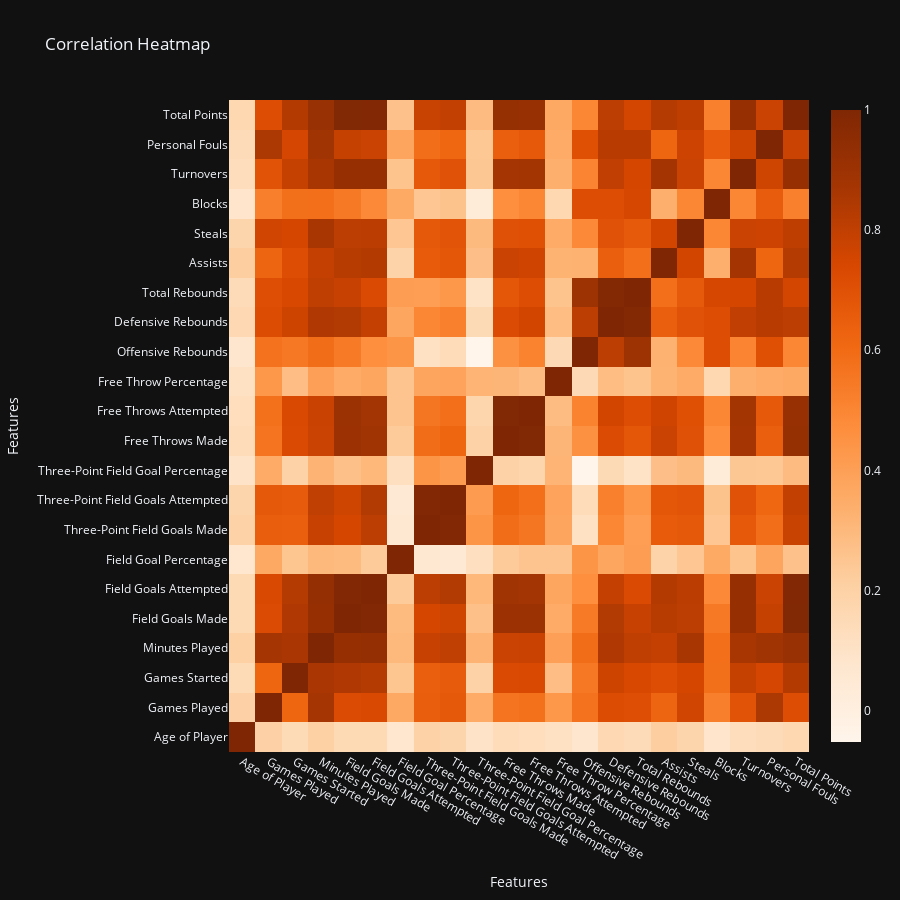

Notebook source saved alongside this figure:
### Markdown cell above
## 1. Analyse des Statistiques Individuelles

### Code cell
import pandas as pd
import plotly.graph_objects as go

df = players_stats_2023_24

# Création d'un dictionnaire pour mapper les abréviations aux noms complets
column_names = {
    'PLAYER_AGE': 'Age of Player',
    'GP': 'Games Played',
    'GS': 'Games Started',
    'MIN': 'Minutes Played',
    'FGM': 'Field Goals Made',
    'FGA': 'Field Goals Attempted',
    'FG_PCT': 'Field Goal Percentage',
    'FG3M': 'Three-Point Field Goals Made',
    'FG3A': 'Three-Point Field Goals Attempted',
    'FG3_PCT': 'Three-Point Field Goal Percentage',
    'FTM': 'Free Throws Made',
    'FTA': 'Free Throws Attempted',
    'FT_PCT': 'Free Throw Percentage',
    'OREB': 'Offensive Rebounds',
    'DREB': 'Defensive Rebounds',
    'REB': 'Total Rebounds',
    'AST': 'Assists',
    'STL': 'Steals',
    'BLK': 'Blocks',
    'TOV': 'Turnovers',
    'PF': 'Personal Fouls',
    'PTS': 'Total Points'
}

# Renommer les colonnes dans le DataFrame
df = df.rename(columns=column_names)

# Sélectionner uniquement les colonnes renommées pour la matrice de corrélation
numeric_df = df[list(column_names.values())]

# Calculer la matrice de corrélation
correlation_matrix = numeric_df.corr()

# Créer la heatmap avec Plotly
fig = go.Figure(data=go.Heatmap(
    z=correlation_matrix.values,
    x=correlation_matrix.columns,
    y=correlation_matrix.index,
    colorscale='Oranges',
))

# Mise à jour de la disposition de la figure
fig.update_layout(
    title='Correlation Heatmap',
    xaxis_nticks=36,
    yaxis_nticks=36,
    xaxis_title='Features',
    yaxis_title='Features',
    height=900,
    width=900,
    template='plotly_dark'
)

# Afficher la figure
fig.show()

### Figure 1 — Plotly figure (JSON) as saved in the notebook; plotly's stock layout.template omitted (floating-point values rounded to 4 significant figures; data arrays with more than 128 entries replaced by an {"elided": "..."} marker saying what was removed)
{"data": [{"colorscale": [[0, "rgb(255,245,235)"], [0.125, "rgb(254,230,206)"], [0.25, "rgb(253,208,162)"], [0.375, "rgb(253,174,107)"], [0.5, "rgb(253,141,60)"], [0.625, "rgb(241,105,19)"], [0.75, "rgb(217,72,1)"], [0.875, "rgb(166,54,3)"], [1, "rgb(127,39,4)"]], "type": "heatmap", "x": ["Age of Player", "Games Played", "Games Started", "Minutes Played", "Field Goals Made", "Field Goals Attempted", "Field Goal Percentage", "Three-Point Field Goals Made", "Three-Point Field Goals Attempted", "Three-Point Field Goal Percentage", "Free Throws Made", "Free Throws Attempted", "Free Throw Percentage", "Offensive Rebounds", "Defensive Rebounds", "Total Rebounds", "Assists", "Steals", "Blocks", "Turnovers", "Personal Fouls", "Total Points"], "y": ["Age of Player", "Games Played", "Games Started", "Minutes Played", "Field Goals Made", "Field Goals Attempted", "Field Goal Percentage", "Three-Point Field Goals Made", "Three-Point Field Goals Attempted", "Three-Point Field Goal Percentage", "Free Throws Made", "Free Throws Attempted", "Free Throw Percentage", "Offensive Rebounds", "Defensive Rebounds", "Total Rebounds", "Assists", "Steals", "Blocks", "Turnovers", "Personal Fouls", "Total Points"], "z": {"elided": "22x22 float values"}}], "layout": {"height": 900, "title": {"text": "Correlation Heatmap"}, "width": 900, "xaxis": {"nticks": 36, "title": {"text": "Features"}}, "yaxis": {"nticks": 36, "title": {"text": "Features"}}}}
